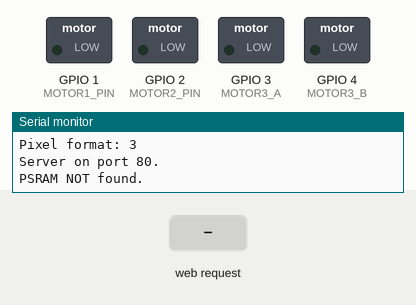
This sketch was run on a simulated ESP32. On the bench: switched loads named in the sketch (green lamp = pin HIGH), the last lines printed to the serial monitor. Inputs (shaded band) come from the test bench. WiFi joins after 1.5 s; servers stay silent unless stated; the camera gives no picture.

Above: at 5.0 s.
5.1 s: HTTP request GET /motors?m1=1 received
At 6.3 s:
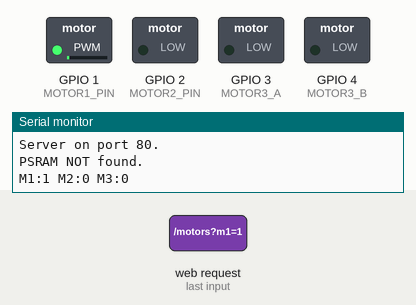
6.6 s: HTTP request GET /motors?m1=120 received
At 7.6 s:
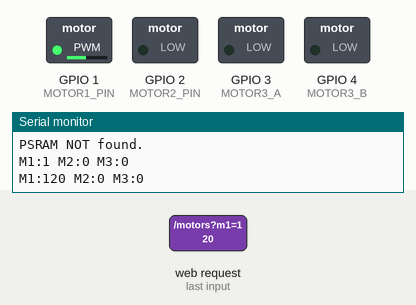
8.1 s: HTTP request GET /motors?m2=1 received
At 8.7 s:
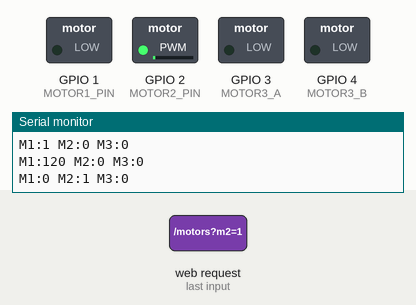
9.6 s: HTTP request GET /motors?m2=120 received
At 9.9 s:
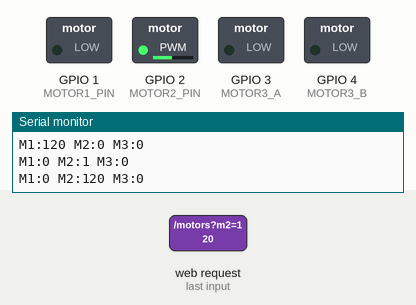
11.1 s: HTTP request GET /motors?m3=1 received
At 12.2 s:
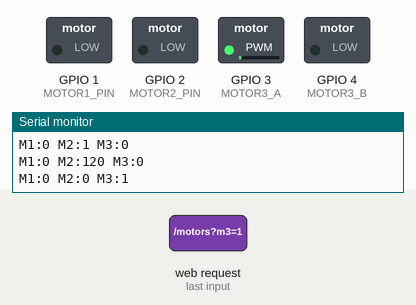
12.6 s: HTTP request GET /motors?m3=120 received
At 13.4 s:
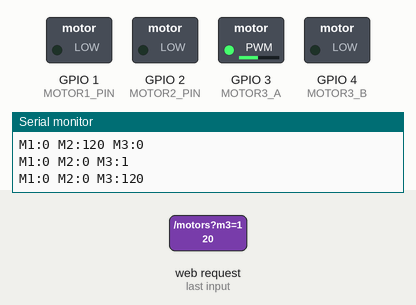
Timing chart, 0 to 15.1 s (numbered marks = the images above; inputs shaded):
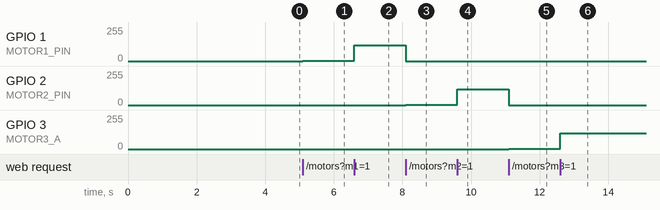

The sketch:

ESP32_WiFi_Image_Motors.ino
```cpp
#include "esp_camera.h"
#include <WiFi.h>
#include <WebServer.h>

const char* ssid = "Tejas's M35";
const char* password = "helloguy";

#define PWDN_GPIO_NUM  -1
#define RESET_GPIO_NUM -1
#define XCLK_GPIO_NUM  10
#define SIOD_GPIO_NUM  40
#define SIOC_GPIO_NUM  39
#define Y9_GPIO_NUM    48
#define Y8_GPIO_NUM    11
#define Y7_GPIO_NUM    12
#define Y6_GPIO_NUM    14
#define Y5_GPIO_NUM    16
#define Y4_GPIO_NUM    18
#define Y3_GPIO_NUM    17
#define Y2_GPIO_NUM    15
#define VSYNC_GPIO_NUM 38
#define HREF_GPIO_NUM  47
#define PCLK_GPIO_NUM  13

const int MOTOR1_PIN = 1;
const int MOTOR2_PIN = 2;
const int MOTOR3_A = 3;
const int MOTOR3_B = 4;

const int PWM_FREQ = 5000;
const int PWM_RES = 8;

WebServer server(80);

void handleMotors() {
  int m1 = server.hasArg("m1") ? constrain(server.arg("m1").toInt(), 0, 255)    : 0;
  int m2 = server.hasArg("m2") ? constrain(server.arg("m2").toInt(), 0, 255)    : 0;
  int m3 = server.hasArg("m3") ? constrain(server.arg("m3").toInt(), -255, 255) : 0;

  ledcWrite(MOTOR1_PIN, m1);
  ledcWrite(MOTOR2_PIN, m2);

  if (m3 >= 0) {
    ledcWrite(MOTOR3_A, m3);
    ledcWrite(MOTOR3_B, 0);
  }
  else {
    ledcWrite(MOTOR3_A, 0);
    ledcWrite(MOTOR3_B, -m3);
  }

  Serial.printf("M1:%d M2:%d M3:%d\n", m1, m2, m3);
  server.send(200, "text/plain", "OK");
}

void handleSnapshot() {
  camera_fb_t * fb = esp_camera_fb_get();

  if (!fb) {
    Serial.println("Frame capture failed.");
    server.send(503, "text/plain", "Camera error");
    return;
  }

  Serial.printf("Frame OK: %d bytes\n", fb->len);

  WiFiClient client = server.client();

  server.sendHeader("Access-Control-Allow-Origin", "*");
  server.setContentLength(fb->len);
  // server.send(200, "image/jpeg", "");
  server.send(200, "application/octet-stream", "");

  client.write(fb->buf, fb->len);

  esp_camera_fb_return(fb);
}

void startCamera() {
  camera_config_t config = {};

  config.ledc_channel = LEDC_CHANNEL_1;
  config.ledc_timer   = LEDC_TIMER_1;

  config.pin_d0 = Y2_GPIO_NUM;
  config.pin_d1 = Y3_GPIO_NUM;
  config.pin_d2 = Y4_GPIO_NUM;
  config.pin_d3 = Y5_GPIO_NUM;
  config.pin_d4 = Y6_GPIO_NUM;
  config.pin_d5 = Y7_GPIO_NUM;
  config.pin_d6 = Y8_GPIO_NUM;
  config.pin_d7 = Y9_GPIO_NUM;

  config.pin_xclk  = XCLK_GPIO_NUM;
  config.pin_pclk  = PCLK_GPIO_NUM;
  config.pin_vsync = VSYNC_GPIO_NUM;
  config.pin_href  = HREF_GPIO_NUM;

  config.pin_sscb_sda = SIOD_GPIO_NUM;
  config.pin_sscb_scl = SIOC_GPIO_NUM;

  config.pin_pwdn  = PWDN_GPIO_NUM;
  config.pin_reset = RESET_GPIO_NUM;

  config.pixel_format = PIXFORMAT_GRAYSCALE;
  config.frame_size = FRAMESIZE_QQVGA;
  config.jpeg_quality = 30;
  config.fb_count = 1;
  config.fb_location = CAMERA_FB_IN_PSRAM;
  config.grab_mode = CAMERA_GRAB_WHEN_EMPTY;
  config.xclk_freq_hz = 10000000;

  esp_err_t err = esp_camera_init(&config);

  if (err != ESP_OK) {
    Serial.printf("Camera initialisation failed: 0x%x\n", err);
    return;
  }

  Serial.println("Camera OK.");

  camera_fb_t * fb = esp_camera_fb_get();
  if (fb) {
    Serial.printf("Warmup OK: %d bytes\n", fb->len);
    esp_camera_fb_return(fb);
  }
  else {
    Serial.println("Warmup capture failed.");
  }

  sensor_t * s = esp_camera_sensor_get();
  Serial.printf("Sensor PID: 0x%x\n", s->id.PID);

  s->set_brightness(s, 1);
  s->set_contrast(s, 1);
  s->set_saturation(s, 0);

  s->set_gain_ctrl(s, 1);
  s->set_exposure_ctrl(s, 1);
  s->set_awb_gain(s, 1);

  s->set_aec2(s, 1);
  s->set_ae_level(s, 0);

  s->set_gainceiling(s, (gainceiling_t)4);

  Serial.printf("Pixel format: %d\n", config.pixel_format);
}

void setup() {
  Serial.begin(112500);

  ledcAttach(MOTOR1_PIN, PWM_FREQ, PWM_RES);
  ledcAttach(MOTOR2_PIN, PWM_FREQ, PWM_RES);
  ledcAttach(MOTOR3_A, PWM_FREQ, PWM_RES);
  ledcAttach(MOTOR3_B, PWM_FREQ, PWM_RES);

  ledcWrite(MOTOR1_PIN, 0);
  ledcWrite(MOTOR2_PIN, 0);
  ledcWrite(MOTOR3_A, 0);
  ledcWrite(MOTOR3_B, 0);

  WiFi.begin(ssid, password);
  while (WiFi.status() != WL_CONNECTED) {
    delay(500);
    Serial.print(".");
  }
  Serial.printf("\nIP: %s\n", WiFi.localIP().toString().c_str());

  startCamera();
  delay(2000);

  server.on("/snapshot", HTTP_GET, handleSnapshot);
  server.on("/motors",   HTTP_GET, handleMotors);
  server.begin();
  Serial.println("Server on port 80.");

  if (psramFound()) {
    Serial.println("PSRAM found.");
  }
  else {
    Serial.println("PSRAM NOT found.");
  }
}

void loop() {
  server.handleClient();
  delay(1);
}
```

Measured:
- after the input at 5.1 s, GPIO 1 (MOTOR1_PIN): 0/255 → 1/255 at once
- after the input at 6.6 s, GPIO 1 (MOTOR1_PIN): 1/255 → 120/255 at once
- after the input at 8.1 s, GPIO 1 (MOTOR1_PIN): 120/255 → 0/255 at once; GPIO 2 (MOTOR2_PIN): 0/255 → 1/255 at once
- after the input at 9.6 s, GPIO 2 (MOTOR2_PIN): 1/255 → 120/255 at once
- after the input at 11.1 s, GPIO 2 (MOTOR2_PIN): 120/255 → 0/255 at once; GPIO 3 (MOTOR3_A): 0/255 → 1/255 at once
- after the input at 12.6 s, GPIO 3 (MOTOR3_A): 1/255 → 120/255 at once
